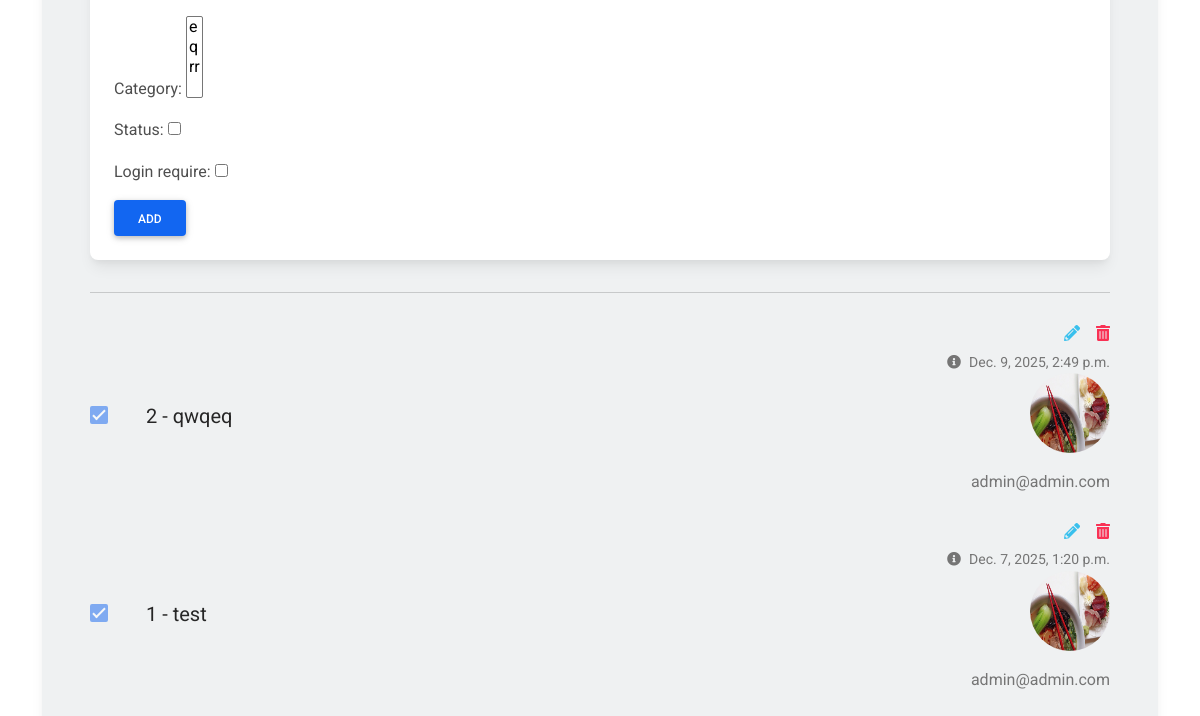
/post/ (signed in, lower part), run on an earlier commit of the app's database.
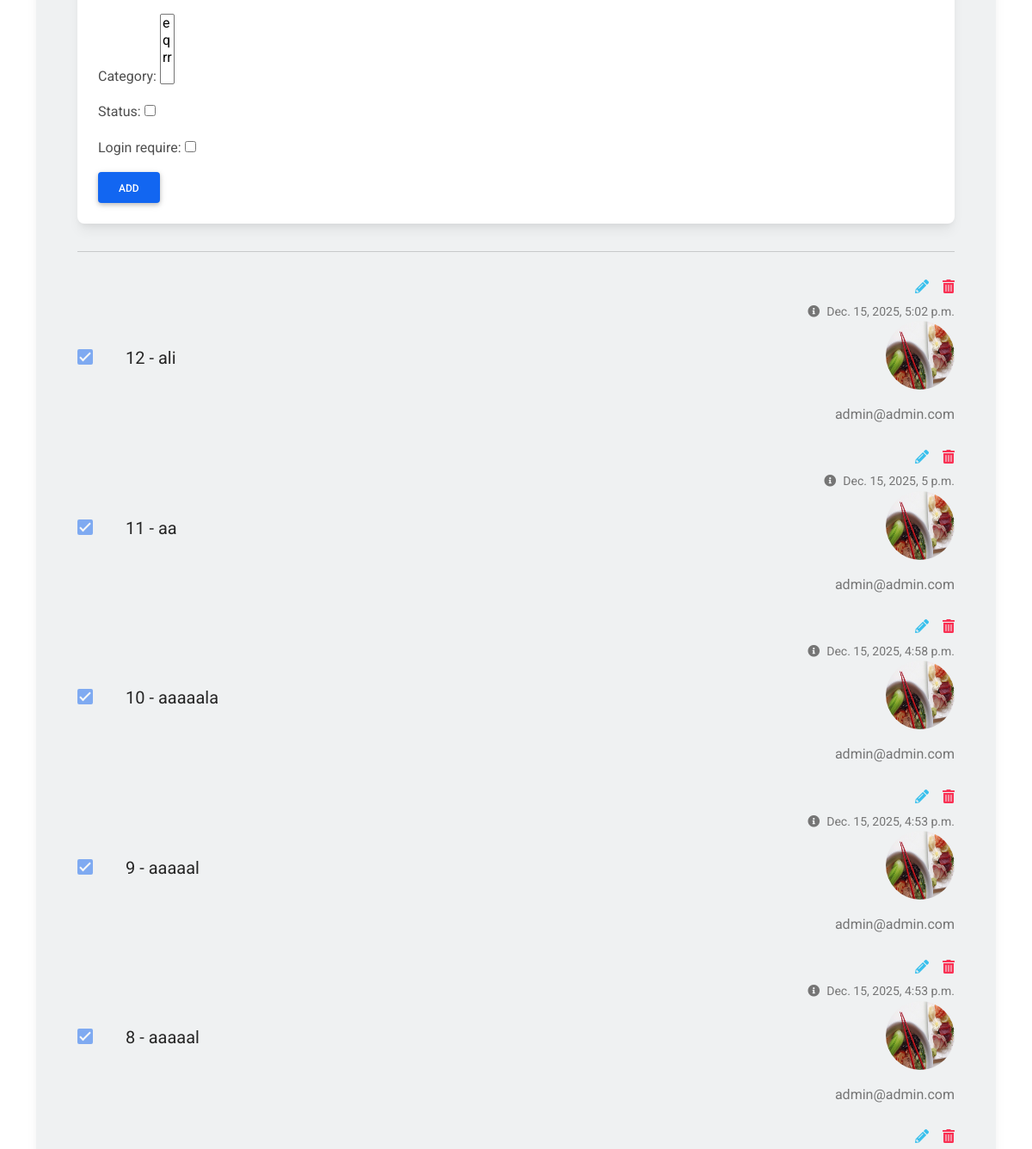
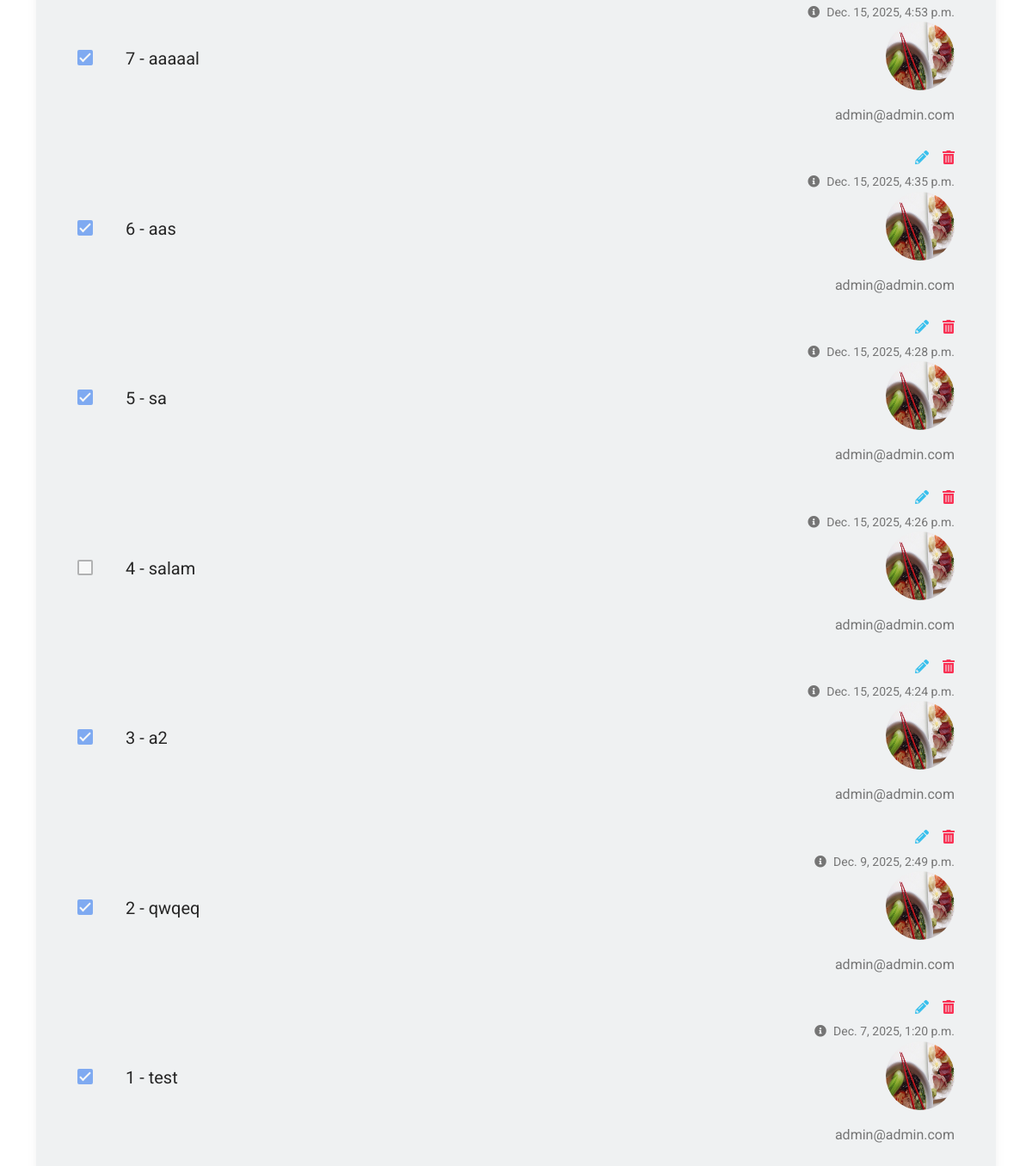
And on a later commit of the database (2 pictures, top to bottom).
### blog/models.py (models this page shows, shortened)
class Post(models.Model):
    image = models.ImageField(upload_to = 'blog/', default = 'blog/default.jpg')
    author = models.ForeignKey("accounts.Profile",on_delete = models.SET_NULL,null = True)
    title = models.CharField(max_length=255)
    content = models.TextField()
    tags = TaggableManager()
    category = models.ManyToManyField(Category)
    counted_views = models.IntegerField(default=0)
    status = models.BooleanField(default=False)
    login_require = models.BooleanField(default=False)
    published_date = models.DateTimeField(null=True)
    created_date = models.DateTimeField(auto_now_add=True)
    updated_date = models.DateTimeField(auto_now=True)
    class Meta:
        ordering = ['id']

### accounts/models.py (models this page shows)
class Profile(models.Model):
    user = models.ForeignKey(User, on_delete=models.CASCADE)
    first_name = models.CharField(max_length=250)
    last_name = models.CharField(max_length=250)
    image = models.ImageField(upload_to='profile_images/',blank=True, null=True)
    description = models.TextField()
    created_date = models.DateTimeField(auto_now_add=True)
    updated_date = models.DateTimeField(auto_now=True)
    def __str__(self):
        return self.user.email

class User(AbstractBaseUser, PermissionsMixin):
    email = models.EmailField(max_length=255, unique=True)
    is_staff = models.BooleanField(default=False)
    is_active = models.BooleanField(default=True)
    is_superuser = models.BooleanField(default=False)
    is_verified = models.BooleanField(default=False)
    created_date = models.DateTimeField(auto_now_add=True)
    updated_date = models.DateTimeField(auto_now=True)
    USERNAME_FIELD = "email"
    REQUIRED_FIELDS = []
    objects = UserManager()
    def __str__(self):
        return self.email

### post/views.py (the view, shortened to what this page needs)
# urls.py: path("", TaskView.as_view(), name="task"),
class TaskView(MyLoginRequiredMixin, CreateView, ListView):
    model = Post
    template_name = "post/task.html"
    context_object_name = "posts"
    paginate_by = 50
    form_class = PostForm
    def get_queryset(self):
        user = self.request.user
        return (
        Post.objects
        .filter(author__user=user)
        .order_by('-created_date')
        )
    def get_initial(self,**kwargs):
        initial = super().get_initial()
        if self.request.user.is_authenticated:
            initial["author"] = Profile.objects.get(user=self.request.user)
        return initial

### post/forms.py
class PostForm(forms.ModelForm):
    class Meta:
        model = Post
        fields = [
            'author',
            'image',
            'title',
            'content',
            'tags',
            'category',
            'status',
            'login_require',
        ]

### blog/models.py (called while the page is built)
    def __str__(self):
        return self.name

### templates/post/task.html (shortened to what this page needs)
{%load static%}
<!DOCTYPE html>
<html lang="en">
<head>
  <link rel="stylesheet" href="https://use.fontawesome.com/releases/v5.15.2/css/all.css" />
  <link rel="stylesheet" href="{% static "post/css/bootstrap-to-do-list.min.css" %}" />
</head>
<body>
  <section class="vh-100">
    <div class="container py-5 h-100">
      <div class="row d-flex justify-content-center align-items-center h-100">
        <div class="col">
          <div class="card" id="list1" style="border-radius: .75rem; background-color: #eff1f2;">
            <div class="card-body py-4 px-4 px-md-5">
              <div class="pb-2">
                <div class="card">
                  <div class="card-body">
                    <div class="d-flex flex-row align-items-center">
                      <form action="{% url 'post:task' %}" method="post">
                        {{ form.as_p }}
                        <button type="submit" class="btn btn-primary">Add</button>
                      </form>
                    </div>
                  </div>
                </div>
              </div>
              <hr class="my-4">
              {% for post in posts %}
              <ul class="list-group list-group-horizontal rounded-0 bg-transparent">
                <li class="list-group-item d-flex align-items-center ps-0 pe-3 py-1 rounded-0 border-0 bg-transparent">
                  <a href="{% url 'post:task-complete' pk=post.id %}" title="complete todo">
                    <div class="form-check">
                      <input
                      class="form-check-input me-0"
                      type="checkbox"
                      value=''
                      id="flexCheckChecked1"
                      aria-label="..."
                      {% if post.status == True %}
                      checked
                      {% endif %}
                      disabled
                      />
                    </div>
                  </a>
                </li>
                <li class="list-group-item px-3 py-1 d-flex align-items-center flex-grow-1 border-0 bg-transparent">
                  <p class="lead fw-normal mb-0">{{post.id}} - {{post.title}} </p>
                </li>
                <li class="list-group-item ps-3 pe-0 py-1 rounded-0 border-0 bg-transparent">
                  <div class="d-flex flex-row justify-content-end mb-1">
                    <a href="{% url 'post:task-edit' pk=post.id %}" class="text-info" data-mdb-toggle="tooltip" title="Edit todo"><i class="fas fa-pencil-alt me-3"></i></a>
                    <a href="{% url 'post:task-delete' pk=post.id %}" class="text-danger" data-mdb-toggle="tooltip" title="Delete todo"><i class="fas fa-trash-alt"></i></a>
                  </div>
                  <div class="text-end text-muted">
                    <a href="#!" class="text-muted" data-mdb-toggle="tooltip" title="Created date">
                      <p class="small mb-0"><i class="fas fa-info-circle me-2"></i>{{post.created_date}}</p></a>
                      <p><img src="{{ post.author.image.url }}" alt="Profile Image" style="width:80px; height:80px; border-radius:50%;"></p>
                      <p> {{post.author}} </p>
                  </div>
                </li>
              </ul>
              {% endfor %}
            </div>
          </div>
        </div>
      </div>
    </div>
  </section>
</body>
</html>

What changed in the data, as far as the page shows it:
added Post: status "☑", id "12", title "ali", created_date "Dec. 15, 2025, 5:02 p.m.", author.image (picture), author "admin@admin.com"
added Post: status "☑", id "11", title "aa", created_date "Dec. 15, 2025, 5 p.m.", author.image (picture), author "admin@admin.com"
added Post: status "☑", id "10", title "aaaaala", created_date "Dec. 15, 2025, 4:58 p.m.", author.image (picture), author "admin@admin.com"
added Post: status "☑", id "9", title "aaaaal", created_date "Dec. 15, 2025, 4:53 p.m.", author.image (picture), author "admin@admin.com"
added Post: status "☑", id "8", title "aaaaal", created_date "Dec. 15, 2025, 4:53 p.m.", author.image (picture), author "admin@admin.com"
added Post: status "☑", id "7", title "aaaaal", created_date "Dec. 15, 2025, 4:53 p.m.", author.image (picture), author "admin@admin.com"
added Post: status "☑", id "6", title "aas", created_date "Dec. 15, 2025, 4:35 p.m.", author.image (picture), author "admin@admin.com"
added Post: status "☑", id "5", title "sa", created_date "Dec. 15, 2025, 4:28 p.m.", author.image (picture), author "admin@admin.com"
added Post: id "4", title "salam", created_date "Dec. 15, 2025, 4:26 p.m.", author.image (picture), author "admin@admin.com"
added Post: status "☑", id "3", title "a2", created_date "Dec. 15, 2025, 4:24 p.m.", author.image (picture), author "admin@admin.com"
